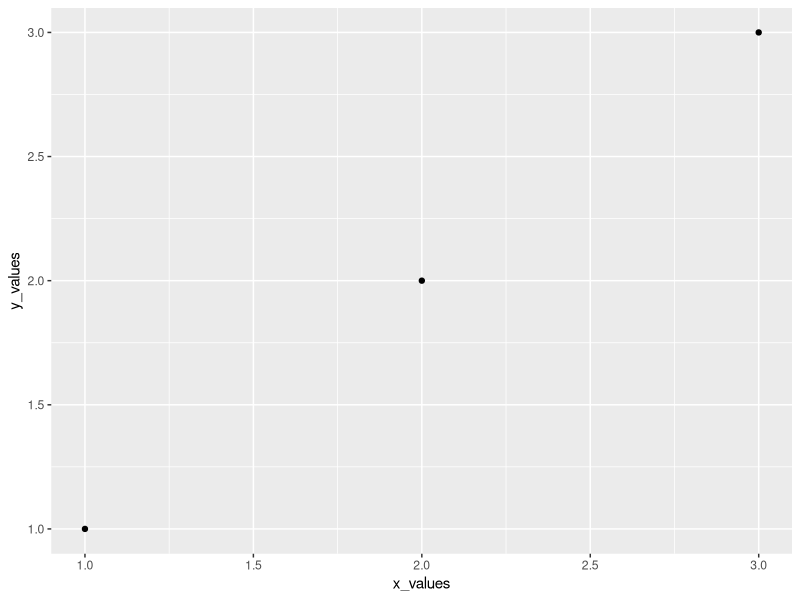

This figure's R source:
#

x_values <- seq(1, 3)
y_values <- seq(1,3)

library(ggplot2)
ggplot() +
  geom_point(aes(x=x_values, y = y_values))

